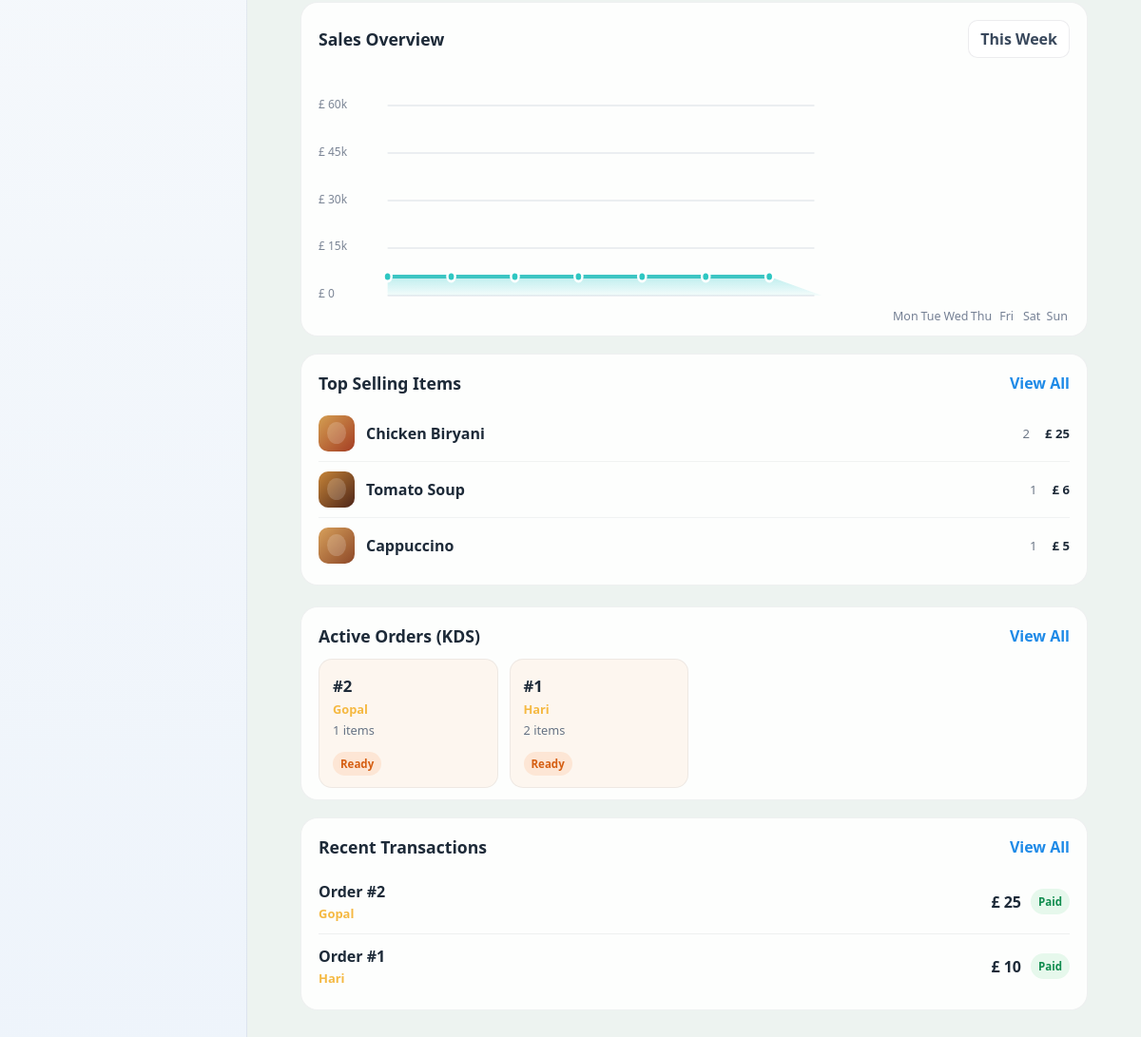
The app's page / (signed in, lower part), older data.
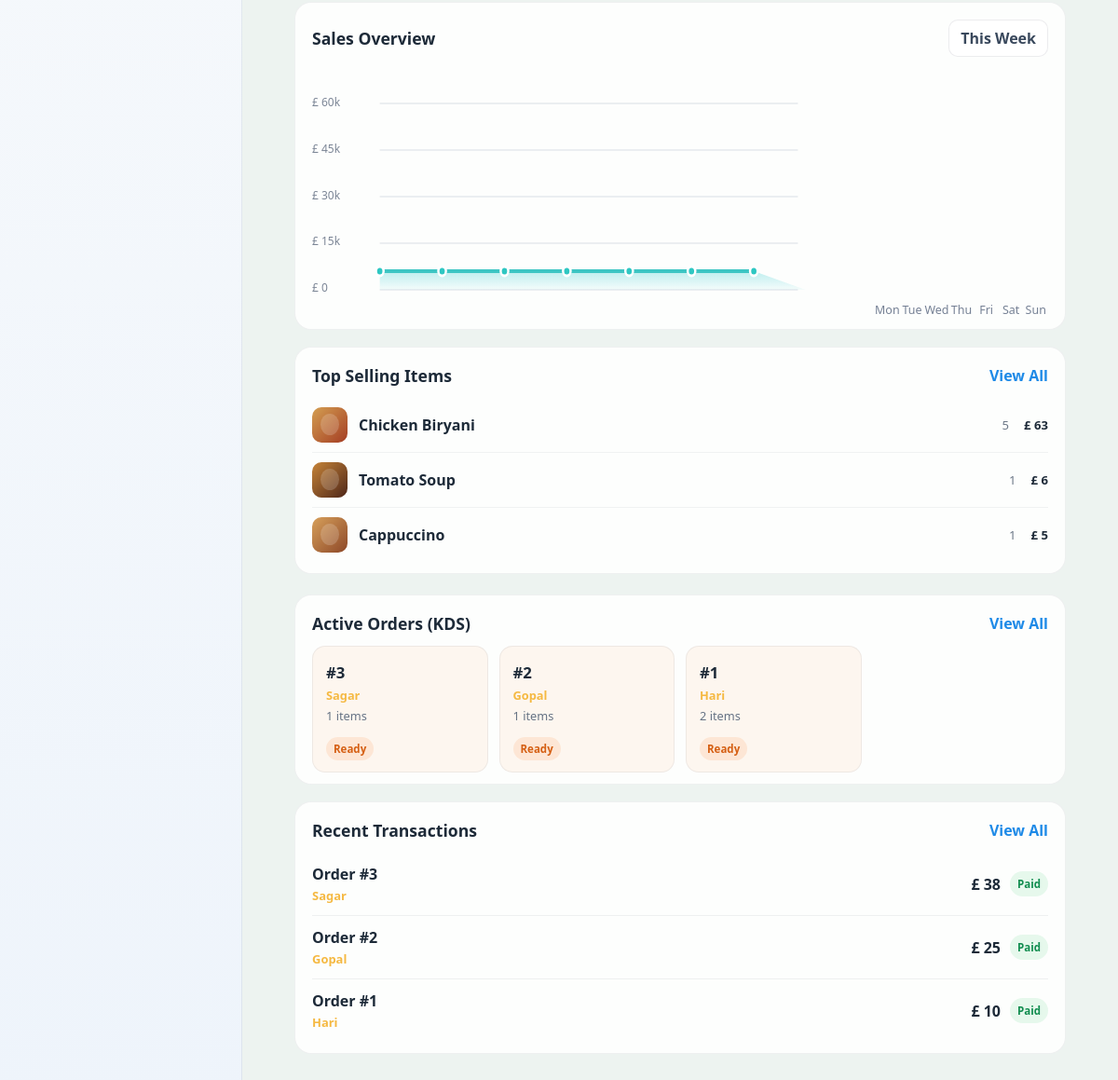
The same page, newer data.
### restaurant/models.py (models this page shows, shortened)
class MenuItem(models.Model):
    CATEGORY_CHOICES = [
        ("indian", "Indian Cuisine"),
        ("nepali", "Nepali Cuisine"),
        ("british", "British Cuisine"),
        ("italian", "Italian Cuisine"),
        ("fast_food", "Fast Food & Starters"),
        ("dessert", "Desserts"),
        ("starter", "Starter"),
        ("main", "Main Course"),
        ("beverage", "Beverage"),
    ]
    name = models.CharField(max_length=100)
    description = models.TextField(blank=True)
    category = models.CharField(max_length=20, choices=CATEGORY_CHOICES, default="main")
    price = models.DecimalField(max_digits=8, decimal_places=2)
    is_available = models.BooleanField(default=True)
    class Meta:
        ordering = ["category", "name"]

class Order(models.Model):
    ORDER_TYPE_CHOICES = [
        ("dine_in", "Dine In"),
        ("takeaway", "Takeaway"),
    ]
    STATUS_CHOICES = [
        ("pending", "Pending"),
        ("preparing", "Preparing"),
        ("ready", "Ready"),
    ]
    customer_name = models.CharField(max_length=120, default="Walk-in Customer")
    order_type = models.CharField(max_length=20, choices=ORDER_TYPE_CHOICES, default="dine_in")
    table_number = models.PositiveIntegerField(null=True, blank=True)
    status = models.CharField(max_length=20, choices=STATUS_CHOICES, default="pending")
    notes = models.TextField(blank=True)
    created_at = models.DateTimeField(auto_now_add=True)
    total_amount = models.DecimalField(max_digits=10, decimal_places=2, default=0)
    class Meta:
        ordering = ["-created_at"]

class Payment(models.Model):
    METHOD_CHOICES = [
        ("cash", "Cash"),
        ("qr", "QR Payment"),
        ("card", "Card"),
    ]
    order = models.OneToOneField(Order, on_delete=models.CASCADE, related_name="payment")
    payment_method = models.CharField(max_length=20, choices=METHOD_CHOICES, default="cash")
    amount = models.DecimalField(max_digits=10, decimal_places=2)
    paid_at = models.DateTimeField(default=timezone.now)

### restaurant/views.py (the view)
        def wrapped_view(request, *args, **kwargs):
            if not request.user.is_authenticated:
                return redirect("login")
            if not request.user.is_active:
                return redirect("login")
            if roles and request.user.role not in roles:
                messages.warning(request, "You do not have permission to access that page.")
                return redirect("dashboard")
            return view_func(request, *args, **kwargs)

### restaurant/utils.py (called while the page is built)
def _get_daily_revenue(history_days=90, end_date=None):
    if end_date is None:
        end_date = timezone.now().date()
    start_date = end_date - timedelta(days=history_days)
    payments = Payment.objects.filter(paid_at__date__gte=start_date, paid_at__date__lte=end_date).order_by("paid_at")
    daily_totals = defaultdict(Decimal)
    for payment in payments:
        daily_totals[payment.paid_at.date()] += payment.amount
    ordered_dates = [start_date + timedelta(days=offset) for offset in range(history_days + 1)]
    revenue_by_day = {day: float(daily_totals.get(day, Decimal("0"))) for day in ordered_dates}
    return revenue_by_day

def _chart_points(series, width=620, height=240, padding=30):
    values = [float(point["value"]) for point in series]
    if not values:
        return []
    max_value = max(values) if max(values) > 0 else 1
    points = []
    for index, point in enumerate(series):
        x = padding + (index * (width - (padding * 2)) / max(len(series) - 1, 1))
        y = height - padding - ((float(point["value"]) / max_value) * (height - (padding * 2)))
        points.append({**point, "x": x, "y": y})
    return points

### restaurant/templates/restaurant/dashboard_admin.html (shortened to what the changed rows need)
{% extends 'restaurant/base.html' %}
{% load static %}
{% block content %}
  <main class="dashboard-body">
          {% now "G" as current_hour %}
        <section class="analytics-grid">
          <article class="panel sales-panel">
            <div class="panel-head"><h2>Sales Overview</h2><button type="button" class="dropdown-button">This Week</button></div>
            <div class="sales-chart" aria-label="Sales trend chart">
              <div class="x-axis-labels">
                {% for point in sales_data %}<span>{{ point.label }}</span>{% endfor %}
              </div>
            </div>
          </article>
          <article class="panel top-items-panel">
            <div class="panel-head"><h2>Top Selling Items</h2><a href="{% url 'top_selling_items' %}">View All</a></div>
            <ul class="top-items">
              {% for item in top_items %}
                <li>
                  <div class="food-name">
                    <span class="food-thumb {% cycle 'pizza' 'biryani' 'burger' 'pasta' 'dosa' %}"></span>
                    <span>{{ item.display_name }}</span>
                  </div>
                  <div class="food-metrics"><span>{{ item.quantity }}</span><strong>£ {{ item.revenue|floatformat:0 }}</strong></div>
                </li>
              {% empty %}
                <li><div class="food-name"><span>No sales yet</span></div></li>
              {% endfor %}
            </ul>
          </article>
        </section>
        <section class="bottom-grid">
          <article class="panel orders-panel">
            <div class="panel-head"><h2>Active Orders (KDS)</h2><a href="{% url 'active_orders' %}">View All</a></div>
            <div class="orders-row">
              {% for order in active_orders %}
                {% if order.status == 'pending' %}
                  <div class="order-card pending">
                {% elif order.status == 'preparing' %}
                  <div class="order-card preparing">
                {% else %}
                  <div class="order-card cooking">
                {% endif %}
                  <div class="order-number">#{{ order.pk }}</div>
                  <div class="order-meta"><a href="{% url 'profile' %}" class="customer-link">{{ order.customer_name }}</a></div>
                  <div class="order-meta">{{ order.items.count }} items</div>
                  <span class="order-status">{{ order.get_status_display }}</span>
                </div>
              {% empty %}
                <div class="order-card pending"><div class="order-number">#0</div><div class="order-meta">No active orders</div><div class="order-meta">0 items</div><span class="order-status">Pending</span></div>
              {% endfor %}
            </div>
          </article>
          <article class="panel transactions-panel">
            <div class="panel-head"><h2>Recent Transactions</h2><a href="{% url 'all_transactions' %}">View All</a></div>
            <ul class="transaction-list">
              {% for payment in recent_payments %}
                <li>
                  <div class="transaction-meta"><strong>Order #{{ payment.order.pk }}</strong><span><a href="{% url 'profile' %}" class="customer-link">{{ payment.order.customer_name }}</a></span></div>
                  <div class="transaction-amount">£ {{ payment.amount|floatformat:0 }}</div>
                  <span class="transaction-status paid">Paid</span>
                </li>
              {% empty %}
                <li><div class="transaction-meta"><strong>No transactions</strong><span>Waiting for payments</span></div><div class="transaction-amount">£ 0</div><span class="transaction-status paid">Paid</span></li>
              {% endfor %}
            </ul>
          </article>
        </section>
      </main>
  </main>
{% endblock %}

Row changes from the older to the newer data that the page shows:
changed MenuItem "Chicken Biryani": quantity "2" → "5"; revenue "25" → "63"
added Order: pk "3", customer_name "Sagar", items.count "1", status "Ready"
added Payment: order.pk "3", order.customer_name "Sagar", amount "38"
